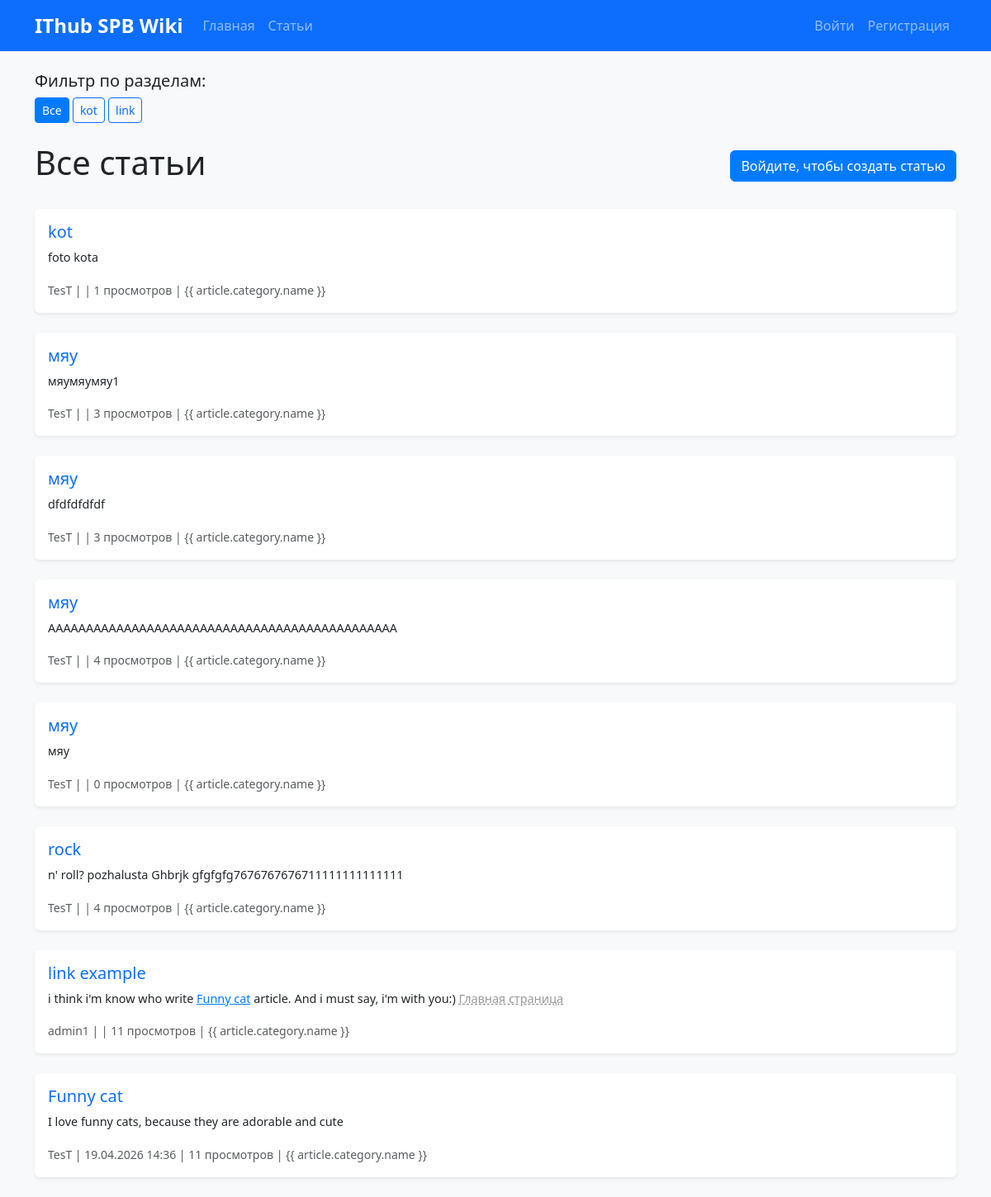
The app's page /articles/ with its own data.
### articles/models.py (models this page shows, shortened)
class Category(models.Model):
    name = models.CharField("Название категории", max_length=100)
    description = models.TextField("Описание", blank=True)
    created_at = models.DateTimeField("Создано", auto_now_add=True)
    class Meta:
        verbose_name = "Категория"
        verbose_name_plural = "Категории"
        ordering = ["name"]

class Article(models.Model):
    STATUS_CHOICES = [
        ("draft", "Черновик"),
        ("pending", "На модерации"),
        ("published", "Опубликовано"),
        ("rejected", "Отклонено"),
    ]
    title = models.CharField("Заголовок", max_length=200)
    content = models.TextField("Содержание")
    category = models.ForeignKey(
        Category,
        on_delete=models.SET_NULL,
        null=True,
        blank=True,
        verbose_name="Категория",
        related_name="articles",
    )
    author = models.ForeignKey(
        User, on_delete=models.CASCADE, verbose_name="Автор", related_name="articles"
    )
    status = models.CharField(
        "Статус", max_length=20, choices=STATUS_CHOICES, default="pending"
    )
    created_at = models.DateTimeField("Создано", auto_now_add=True)
    updated_at = models.DateTimeField("Обновлено", auto_now=True)
    published_at = models.DateTimeField("Опубликовано", null=True, blank=True)
    moderation_comment = models.TextField("Комментарий модератора", blank=True)
    moderator = models.ForeignKey(
        User,
        on_delete=models.SET_NULL,
        null=True,
        blank=True,
        verbose_name="Модератор",
        related_name="moderated_articles",
    )
    views_count = models.PositiveIntegerField("Просмотры", default=0)
    class Meta:
        verbose_name = "Статья"
        verbose_name_plural = "Статьи"
        ordering = ["-created_at"]

### articles/views.py (the view)
# urls.py: path("articles/", views.article_list, name="article_list"),
def article_list(request):
    articles = Article.objects.filter(status="published")
    category_id = request.GET.get("category")
    if category_id:
        articles = articles.filter(category_id=category_id)
    paginator = Paginator(articles, 10)
    page_obj = paginator.get_page(request.GET.get("page"))
    categories = Category.objects.all()
    return render(
        request,
        "articles/articlelist.html",
        {
            "articles": page_obj,
            "categories": categories,
            "selected_category": int(category_id) if category_id else None,
        },
    )

### articles/templatetags/wiki_links.py (called while the page is built, shortened)
@register.filter(name="wikilinks")
def wikilinks(value):
    if not value:
        return value
    def replace_link(match):
        text = match.group(1).strip()
        try:
            article = Article.objects.get(title__iexact=text, status="published")
            url = f"/article/{article.pk}/"
            return f'<a href="{url}" class="wiki-link" style="color: #007bff; font-weight: 500;">{text}</a>'
        except Article.DoesNotExist:
            return f'<span style="color:#999; text-decoration: underline dashed;">{text}</span>'
    result = re.sub(r"\[\[(.+?)\]\]", replace_link, value)
    return mark_safe(result)

### articles/templates/articles/articlelist.html (shortened to what this page needs)
{% extends 'articles/base.html' %} {% block content %}
{% load wiki_links %}
<div class="mb-4">
    <h5>Фильтр по разделам:</h5>
    <a href="{% url 'articles:article_list' %}" class="btn btn-sm {% if not selected_category %}btn-primary{% else %}btn-outline-primary{% endif %}">Все</a>
    {% for cat in categories %}
        <a href="?category={{ cat.id }}"
           class="btn btn-sm {% if selected_category == cat.id %}btn-primary{% else %}btn-outline-primary{% endif %}">
            {{ cat.name }}
        </a>
    {% endfor %}
</div>
<div class="row">
  <div class="col-12">
    <div class="d-flex justify-content-between align-items-center mb-4">
      <h1> Все статьи</h1>
      {% if user.is_authenticated %}
      <a href="/create/" class="btn btn-success btn-lg">
        <i class="fas fa-plus-circle"></i> Создать новую статью
      </a>
      {% else %}
      <a href="/login/" class="btn btn-primary">
         Войдите, чтобы создать статью
      </a>
      {% endif %}
    </div>
    {% if articles %} {% for article in articles %}
    <div class="card mb-4 shadow-sm">
      <div class="card-body">
        <h5 class="card-title">
          <a
            href="{% url 'articles:article_detail' article.pk %}"
            class="text-decoration-none"
          >
            {{ article.title }}
          </a>
        </h5>
        <p class="card-text article-preview">
          {{ article.content|wikilinks|truncatewords:80|safe }}
        </p>
        <small class="text-muted">
          {{ article.author.username }} | {{ article.published_at|date:"d.m.Y H:i"|default:article.created_at|date:"d.m.Y H:i" }}
          | {{ article.views_count }} просмотров {% if article.category %} | {{
          article.category.name }}{% endif %}
        </small>
      </div>
    </div>
    {% endfor %} {% endif %}
  </div>
</div>
{% endblock %}

### static/css/style.css (style rules this page uses)
body { background-color: #f8f9fa; font-family: 'Segoe UI', Tahoma, Geneva, Verdana, sans-serif; }
.card { border: none; transition: transform 0.2s, box-shadow 0.2s; }
.article-preview { font-size: 0.9rem; }
.btn-primary { background-color: #007bff; border-color: #007bff; }
.card { animation: fadeIn 0.5s ease-out; }

### records on screen
Category: name "kot"
Category: name "link"
Article: title "kot", content|wikilinks "foto kota", author.username "TesT", views_count "1", shows "| {{ article.category.name }}"
Article: title "мяу", content|wikilinks "мяумяумяу1", author.username "TesT", views_count "3", shows "| {{ article.category.name }}"
Article: title "мяу", content|wikilinks "dfdfdfdfdf", author.username "TesT", views_count "3", shows "| {{ article.category.name }}"
Article: title "мяу", content|wikilinks "АААААААААААААААААААААААААААААААААААААААААААААА", author.username "TesT", views_count "4", shows "| {{ article.category.name }}"
Article: title "мяу", content|wikilinks "мяу", author.username "TesT", views_count "0", shows "| {{ article.category.name }}"
Article: title "rock", content|wikilinks "n' roll? pozhalusta Ghbrjk gfgfgfg7676767676711111111111111", author.username "TesT", views_count "4", shows "| {{ article.category.name }}"
Article: title "link example", content|wikilinks "i think i'm know who write Funny cat article. And i must say, i'm with you:) Главная страница", author.username "admin1", views_count "11", shows "| {{ article.category.name }}"
Article: title "Funny cat", content|wikilinks "I love funny cats, because they are adorable and cute", author.username "TesT", published_at "19.04.2026 14:36", views_count "11", shows "| {{ article.category.name }}"
